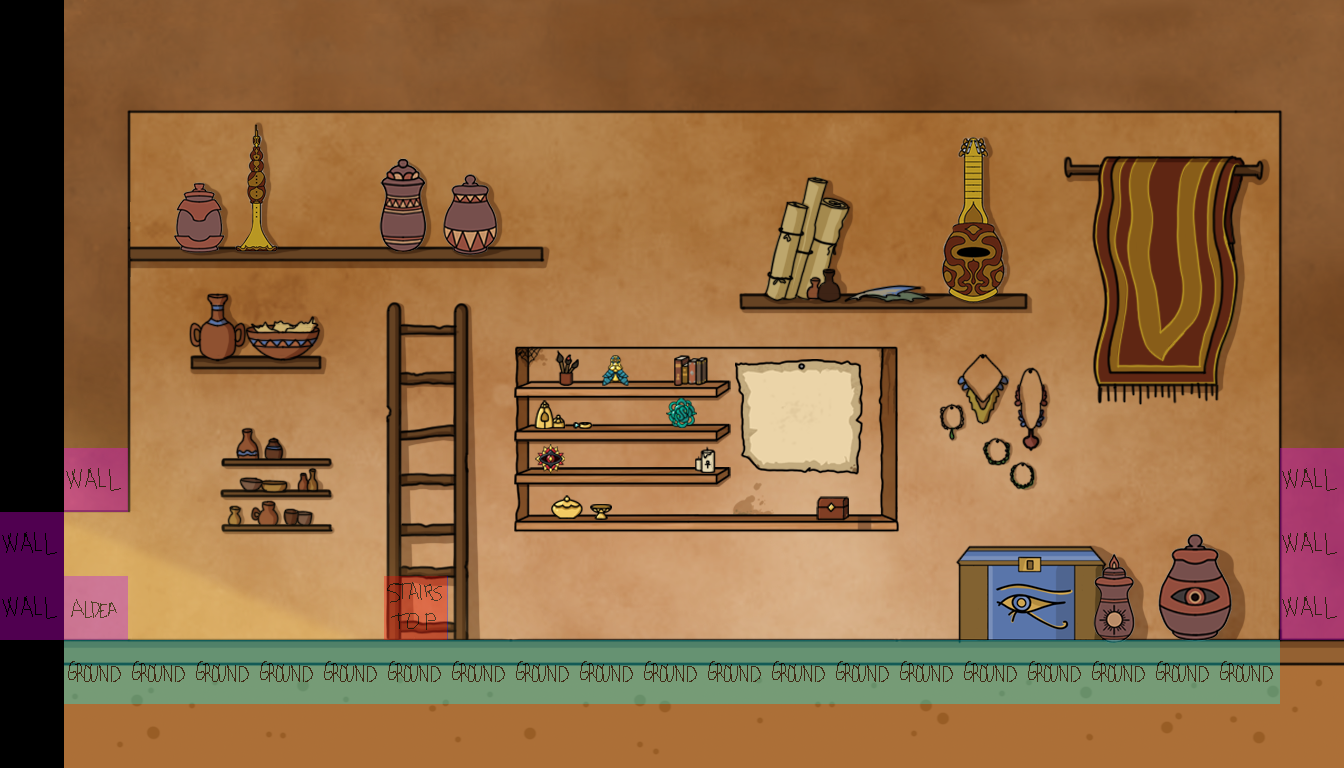

This is a level from a 2D game, rendered from its Tiled map with the project's own tilesets. A one-line summary and the map file follow, with tile-layer data summarised:
An orthogonal 21x12 tile map with 64x64 px tiles, 6 tile layers (Fondo, Utilities, Map, Collisions, ...), 4 tilesets.

<map version="1.10" tiledversion="1.10.2" orientation="orthogonal" renderorder="right-down" width="21" height="12" tilewidth="64" tileheight="64" infinite="0" nextlayerid="34" nextobjectid="8">
 <properties>
  <property name="Draw" type="bool" value="false" />
  <property name="Navigation" type="bool" value="true" />
 </properties>
 <tileset firstgid="1" name="MapMetadata" tilewidth="64" tileheight="64" tilecount="100" columns="10">
  <image source="MapMetadata.png" width="640" height="640" />
 </tileset>
 <tileset firstgid="101" name="Tileset" tilewidth="64" tileheight="64" tilecount="50" columns="10">
  <image source="Dark_lvl0.png" width="640" height="320" />
 </tileset>
 <tileset firstgid="151" name="puerta" tilewidth="64" tileheight="64" tilecount="9" columns="3">
  <image source="puerta.png" width="209" height="219" />
 </tileset>
 <tileset firstgid="160" name="Tienda" tilewidth="64" tileheight="64" tilecount="240" columns="20">
  <image source="Store.png" width="1280" height="768" />
 </tileset>
 <layer id="16" name="Fondo" width="21" height="12" opacity="0.48">
  <properties>
   <property name="Draw" type="bool" value="true" />
  </properties>
  <data>[252 cells, 0 non-empty, 0 distinct tile ids]</data>
 </layer>
 <layer id="23" name="Utilities" width="21" height="12">
  <properties>
   <property name="Draw" type="bool" value="true" />
  </properties>
  <data>[252 cells, 0 non-empty, 0 distinct tile ids]</data>
 </layer>
 <layer id="1" name="Map" width="21" height="12">
  <properties>
   <property name="Draw" type="bool" value="true" />
  </properties>
  <data>[252 cells, 240 non-empty, 240 distinct tile ids]</data>
 </layer>
 <layer id="2" name="Collisions" width="21" height="12" opacity="0.63">
  <properties>
   <property name="Draw" type="bool" value="false" />
  </properties>
  <data>[252 cells, 27 non-empty, 4 distinct tile ids]</data>
 </layer>
 <layer id="24" name="Navigation" width="21" height="12">
  <properties>
   <property name="Navigation" type="bool" value="true" />
  </properties>
  <data>[252 cells, 0 non-empty, 0 distinct tile ids]</data>
 </layer>
 <layer id="27" name="Entities" width="21" height="12">
  <data>[252 cells, 0 non-empty, 0 distinct tile ids]</data>
 </layer>
</map>
